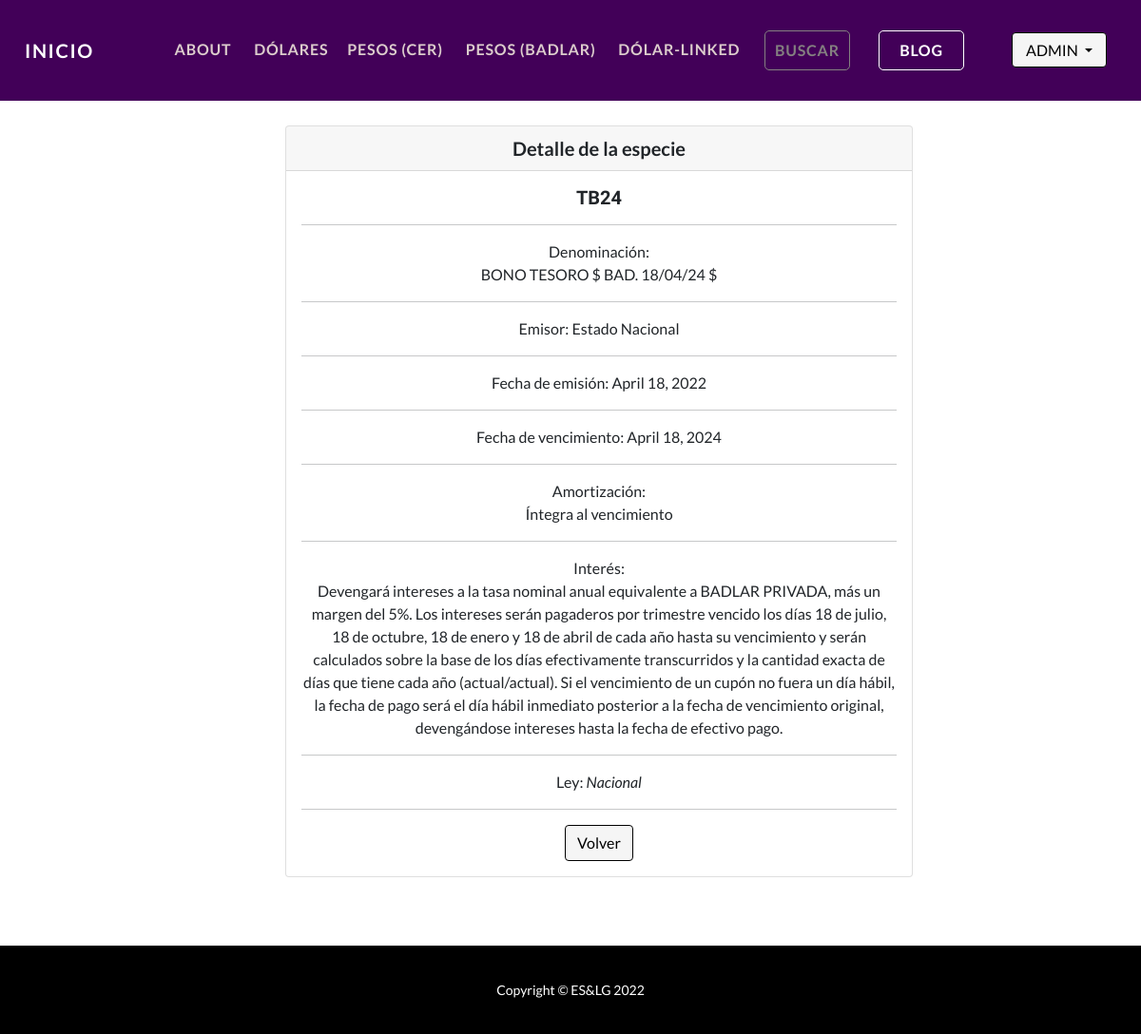
The app's page /AppBonos/detalle_pesobd/3 (signed in) with its own data.
### AppBonos/models.py (models this page shows, shortened)
class Pesobd(models.Model):
    codigo = models.CharField(max_length=30)
    denominacion = models.CharField(max_length=100)
    emisor = models.CharField(max_length=30)
    fecha_emision = models.DateField(null=True)
    fecha_vencimiento = models.DateField(null=True)
    amortizacion = models.CharField(max_length=500)
    interes = models.CharField(max_length=500)
    ley = models.CharField(max_length=30)

### AppBonos/views.py (the view)
# urls.py: path("detalle_pesobd/<pk>", PesobdDetail.as_view(), name="PesobdDetail"),
class PesobdDetail(LoginRequiredMixin, DetailView):
    model=Pesobd
    template_name="AppBonos/pesobd_detalle.html"

### AppBonos/templates/AppBonos/pesobd_detalle.html
{% extends "AppBonos/base.html" %}
{% load static %}
{% block contenido %}
<div class="container" style="margin:11% 0 5% 5%; padding: 0 20% 0 20%;">
    <div class="card text-center">
        <div class="card-header" style="font-size: 20px; font-weight: bold;">Detalle de la especie</div>
        <div class="card-body">
          <h5 class="card-title">{{pesobd.codigo}}</h5><hr>
          <p class="card-text">Denominación: <br>{{pesobd.denominacion}}</p><hr>
          <p class="card-text">Emisor: {{pesobd.emisor}}</p><hr>
          <p class="card-text">Fecha de emisión: {{pesobd.fecha_emision}}</p><hr>
          <p class="card-text">Fecha de vencimiento: {{pesobd.fecha_vencimiento}}</p><hr>
          <p class="card-text">Amortización:<br>{{pesobd.amortizacion}}</p><hr>
          <p class="card-text">Interés:<br>{{pesobd.interes}}</i></p><hr>
          <p class="card-text">Ley: <i> {{pesobd.ley}}</i></p><hr>
          <a href="{% url 'pesosbd' %}" class="btn btn-primary">Volver</a>
        </div>
    </div>
</div>
{% endblock %}

### AppBonos/templates/AppBonos/base.html (shortened to what this page needs)
<!DOCTYPE html>
<html lang="en">
<head>
    {% load static %}
    <link href="{% static 'AppBonos/css/styles.css' %}" rel="stylesheet" />
</head>
<body id="page-top">
    <nav class="navbar navbar-expand-lg navbar-dark navbar-custom fixed-top">
        <div class="container px-5">
            <a class="navbar-brand" href="{% url 'inicio' %}" style="margin-left: -20px;">Inicio</a>
            <div class="collapse navbar-collapse" id="navbarResponsive">
                <ul class="navbar-nav ms-auto">
                    <li class="nav-item"><a class="nav-link" href="{% url 'about' %}"
                            style="color: rgb(220, 204, 204);">About&nbsp&nbsp</a></li>
                    {% if user.is_authenticated %}
                    <li class="nav-item"><a class="nav-link" href="{% url 'dolares' %}"
                            style="color: rgb(220, 204, 204)">Dólares&nbsp</a></li>
                    <li class="nav-item"><a class="nav-link" href="{% url 'pesos' %}"
                            style="color: rgb(220, 204, 204)">Pesos (CER)&nbsp&nbsp</a></li>
                    <li class="nav-item"><a class="nav-link" href="{% url 'pesosbd' %}"
                            style="color: rgb(220, 204, 204)">Pesos (BADLAR)&nbsp&nbsp</a></li>
                    <li class="nav-item"><a class="nav-link" href="{% url 'pesosdl' %}"
                            style="color: rgb(220, 204, 204)">Dólar-Linked&nbsp&nbsp</a></li>
                    <li class="nav-item" style="margin-right: 10px; margin-left: 10px;"><a class="nav-link"
                            href="{% url 'busqueda' %}"
                            style="width: 90px; text-align: center; color: rgb(132, 128, 128); border-style:solid; border-radius: 5px; border-width: 1.5px;">Buscar</a>
                    </li>
                    <li class="nav-item" style="margin-right: 30px; margin-left: 20px;"><a class="nav-link"
                            href="{% url 'blog' %}"
                            style="width: 90px; text-align: center; color: white; background-color: none; border-color: white;border-style:solid; border-radius: 5px; border-width: 1.5px;">Blog</a>
                    </li>
                    <li class="nav-item log1"><a><img class="rounded-circle" src='{{ user.avatar.imagen.url }}'
                                style="max-width: 2em; max-height: 2.5em; margin-right: 10px; margin-top:2px;"></img></a>
                    </li>
                    <li class="nav-item log2">
                        <div class="dropdown" style="width: 100px;">
                            <button class="btn-login btn-primary dropdown-toggle"
                                style="width: 100px; height: 37px; margin-left: 10px; margin-top: -1px;" type="button"
                                data-toggle="dropdown">{{user.username.upper}}
                                </button>
                        </div>
                    </li>
                    {% else %}
                    <li class="nav-item"><a class="nav-link" href="{% url 'login' %}">&nbsp&nbspLog In</a>
                    </li>
                    <li class="nav-item"><a class="nav-link" style="margin-right: 0;"
                            href="{% url 'registro' %}">│&nbsp&nbsp&nbsp&nbsp Sign
                            Up</a></li>
                    {% endif %}
                </ul>
            </div>
        </div>
    </nav>
    {% block contenido %}{% endblock %}
    <footer class="bg-black">
        <div class="container px-5">
            <p class="m-0 text-center text-white small">Copyright &copy; ES&LG 2022</p>
        </div>
    </footer>
</body>
</html>

### records on screen
Pesobd: codigo "TB24", denominacion "BONO TESORO $ BAD. 18/04/24 $", emisor "Estado Nacional", fecha_emision "April 18, 2022", fecha_vencimiento "April 18, 2024", amortizacion "Íntegra al vencimiento", interes "Devengará intereses a la tasa nominal anual equivalente a BADLAR PRIVADA, más un margen del 5%. Los intereses serán pagaderos por trimestre vencido los días 18 de julio, 18 de octubre, 18 de enero y 18 de abril de cada año hasta su vencimiento y serán calculados sobre la base de los días efectivamente transcurridos y la cantidad exacta de días que tiene cada año (actual/actual). Si el vencimiento de un cupón no fuera un día hábil, la fecha de pago será el día hábil inmediato posterior a la fecha de vencimiento original, devengándose intereses hasta la fecha de efectivo pago.", ley "Nacional"

### other values on screen
{{ user.username.upper }} "ADMIN"
